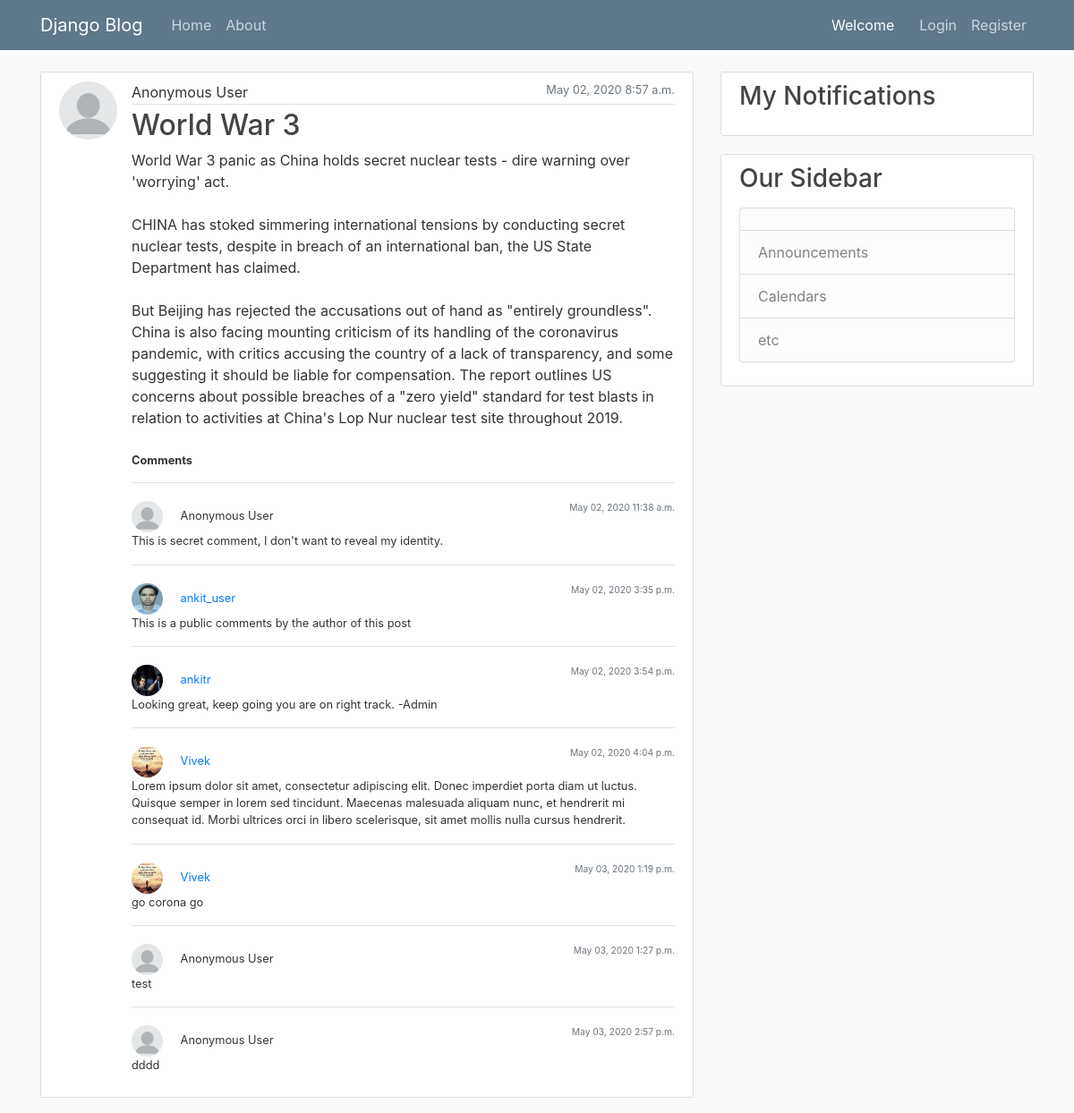
/post/27/, run on the app's committed database.
### blog/models.py (models this page shows, shortened)
class Post(models.Model):
    title = models.CharField(max_length=100)
    content = models.TextField()
    anonymous = models.BooleanField("Post as Anonymous User", editable=True, default=True)
    date_posted = models.DateTimeField(default=timezone.now)
    author = models.ForeignKey(User, on_delete=models.CASCADE)
    is_user_subscribed = False
    is_user_subscribed_not = not is_user_subscribed

class Comment(models.Model):
    content = models.TextField()
    anonymous = models.BooleanField("Comment as Anonymous User", editable=True, default=True)
    date_posted = models.DateTimeField(default=timezone.now)
    author = models.ForeignKey(User, on_delete=models.CASCADE)
    post = models.ForeignKey(Post, on_delete=models.CASCADE, related_name='comments')

### users/models.py (models this page shows, shortened)
class Profile(models.Model):
    user = models.OneToOneField(User, on_delete=models.CASCADE)
    image = models.ImageField(default='default.jpg', upload_to='profile_pics')

### blog/views.py (the view)
# urls.py: path('post/<int:pk>/', PostDetailView.as_view(), name='post-detail'),
class PostDetailView(DetailView):
    model = Post
    def get_object(self, queryset=None):
        obj = super(PostDetailView, self).get_object()
        user = self.request.user
        obj.is_user_subscribed = obj.subscriptions.filter(user__id__exact=user.id).exists()
        obj.is_user_subscribed_not = not obj.is_user_subscribed
        return obj

### blog/templates/blog/post_detail.html
{% extends "blog/base.html" %}
{% block content %}
  {% include 'blog/post_raw.html' with post=object editable=True %}
{% endblock content %}

### blog/templates/blog/post_raw.html (shortened to what this page needs)
<article class="media content-section">
  {% if post.anonymous %}
    <img class="rounded-circle article-img" src="/media/profile_pics/anonymous.png">
  {% else %}
    <img class="rounded-circle article-img" src="{{ post.author.profile.image.url }}">
  {% endif %}
  <div class="media-body full-block">
  <div class="full-block">
    <div class="article-metadata">
        {% if post.anonymous %}
            Anonymous User
        {% else %}
            <a class="mr-2" href="{% url 'user-posts' post.author.username %}">{{ post.author }}</a>
        {% endif %}
      <small class="text-muted" style="float:right;">{{ post.date_posted|date:"F d, Y P" }}</small>
    </div>
    <h2><a class="article-title" href="{% url 'post-detail' post.id %}">{{ post.title }}</a></h2>
    <p class="article-content">{{ post.content }}</p>
  </div>
  <div class="full-block small padding-top-10">
      <div class="float-left " style="font-weight: bold">Comments</div>
  </div>
  <br>
  {% if post.comments.all  %}
    <div class="full-block padding-top-10">
      {% for comment in post.comments.all %}
        {% include 'blog/comment_detail.html' with comment=comment editable=True %}
      {% endfor %}
    </div>
  {% endif %}
  </div>
</article>

### blog/templates/blog/comment_detail.html (shortened to what this page needs)
<div class="float-left full-block padding-top-20 border-top">
    <div class="small float-left full-block">
        <div class="float-left">
        {% if comment.anonymous %}
            <img class="rounded-circle comment-img" src="/media/profile_pics/anonymous.png">
            Anonymous User
        {% else %}
            <img class="rounded-circle comment-img" src="{{ comment.author.profile.image.url }}">
            <a class="mr-2" href="{% url 'user-posts' comment.author.username %}">{{ comment.author }}</a>
        {% endif %}
        </div>
        <div class="float-right">
            <small class="text-muted" style="float:right;">{{ comment.date_posted|date:"F d, Y P" }}</small>
        </div>
    </div>
    <p class="small">{{ comment.content }}</p>
</div>

### blog/static/blog/main.css (style rules this page uses)
body { background: #fafafa; color: #333333; margin-top: 5rem; }
h1, h2, h3, h4, h5, h6 { color: #444444; }
.content-section { background: #ffffff; padding: 10px 20px; border: 1px solid #dddddd; border-radius: 3px; margin-bottom: 20px; }
.article-title { color: #444444; }
.article-content { white-space: pre-line; }
.article-img { height: 65px; width: 65px; margin-right: 16px; }
.article-metadata { padding-bottom: 1px; margin-bottom: 4px; border-bottom: 1px solid #e3e3e3 }
.comment-img { height: 35px; width: 35px; margin-right: 16px; }
.full-block { width:100%; display: block; }
.padding-top-20 { padding-top: 20px; }
.padding-top-10 { padding-top: 10px; }

### data on the page
Post: date_posted "May 02, 2020 8:57 a.m.", title "World War 3", content "World War 3 panic as China holds secret nuclear tests - dire warning over 'worrying' act. CHINA has stoked simmering international tensions by conducting secret nuclear tests, despite in breach of an international ban, the US State Department has claimed. But Beijing has rejected the accusations out of hand as \"entirely groundless\". China is also facing mounting criticism of its handling of the coronavirus pandemic, with critics accusing the country of a lack of transparency, and some suggesting it should be liable for compensation. The report outlines US concerns about possible breaches of a \"zero yield\" standard for test blasts in relation to activities at China's Lop Nur nuclear test…"
Comment: anonymous True (drawn), date_posted "May 02, 2020 11:38 a.m.", content "This is secret comment, I don't want to reveal my identity."
Comment: author.profile.image (picture), author "ankit_user", date_posted "May 02, 2020 3:35 p.m.", content "This is a public comments by the author of this post"
Comment: author.profile.image (picture), author "ankitr", date_posted "May 02, 2020 3:54 p.m.", content "Looking great, keep going you are on right track. -Admin"
Comment: author.profile.image (placeholder picture), author "Vivek", date_posted "May 02, 2020 4:04 p.m.", content "Lorem ipsum dolor sit amet, consectetur adipiscing elit. Donec imperdiet porta diam ut luctus. Quisque semper in lorem sed tincidunt. Maecenas malesuada aliquam nunc, et hendrerit mi consequat id. Morbi ultrices orci in libero scelerisque, sit amet mollis nulla cursus hendrerit."
Comment: author.profile.image (placeholder picture), author "Vivek", date_posted "May 03, 2020 1:19 p.m.", content "go corona go"
Comment: anonymous True (drawn), date_posted "May 03, 2020 1:27 p.m.", content "test"
Comment: anonymous True (drawn), date_posted "May 03, 2020 2:57 p.m.", content "dddd"
